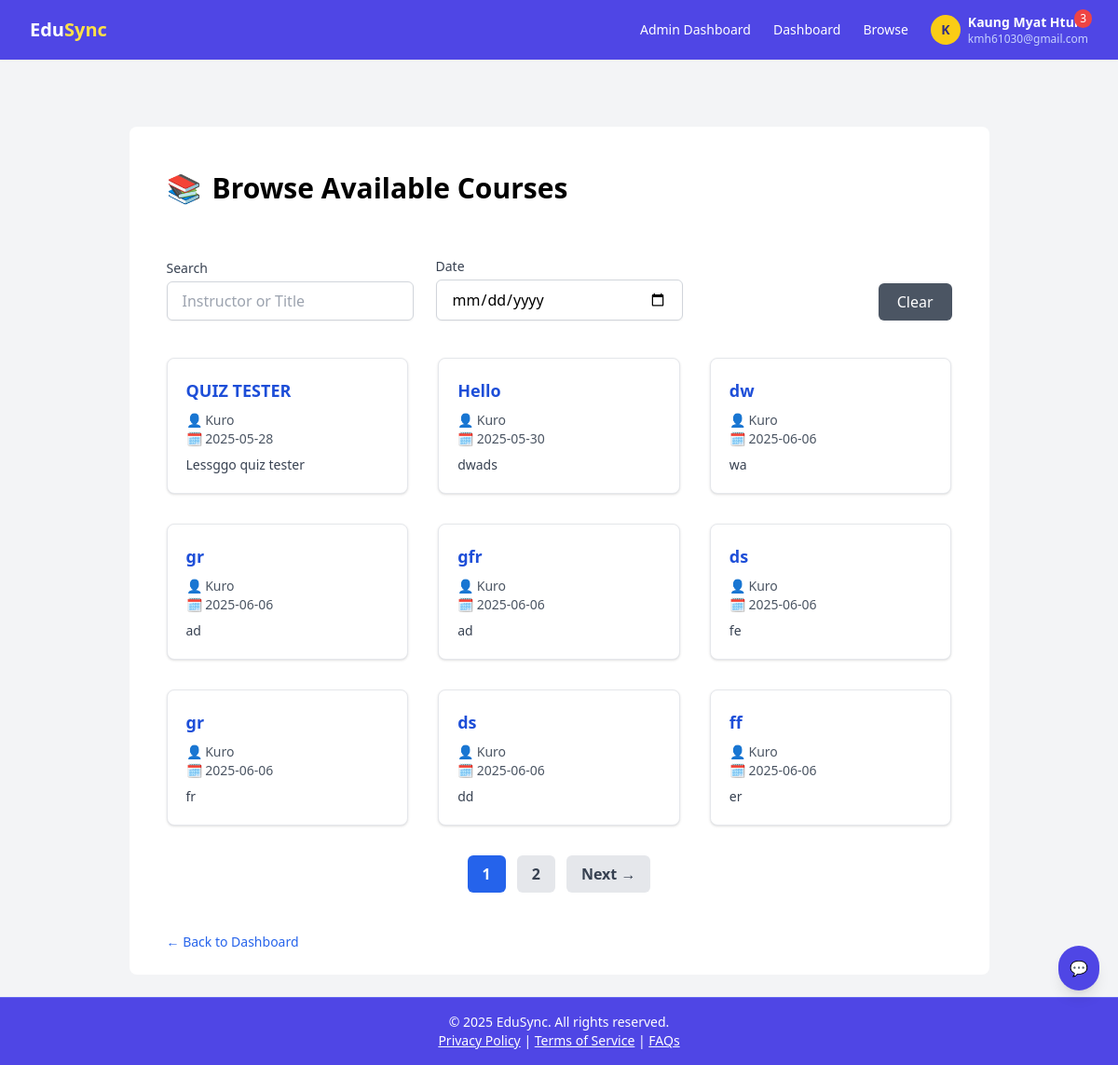
Page /courses/browse/ (signed in) on the earlier database version.
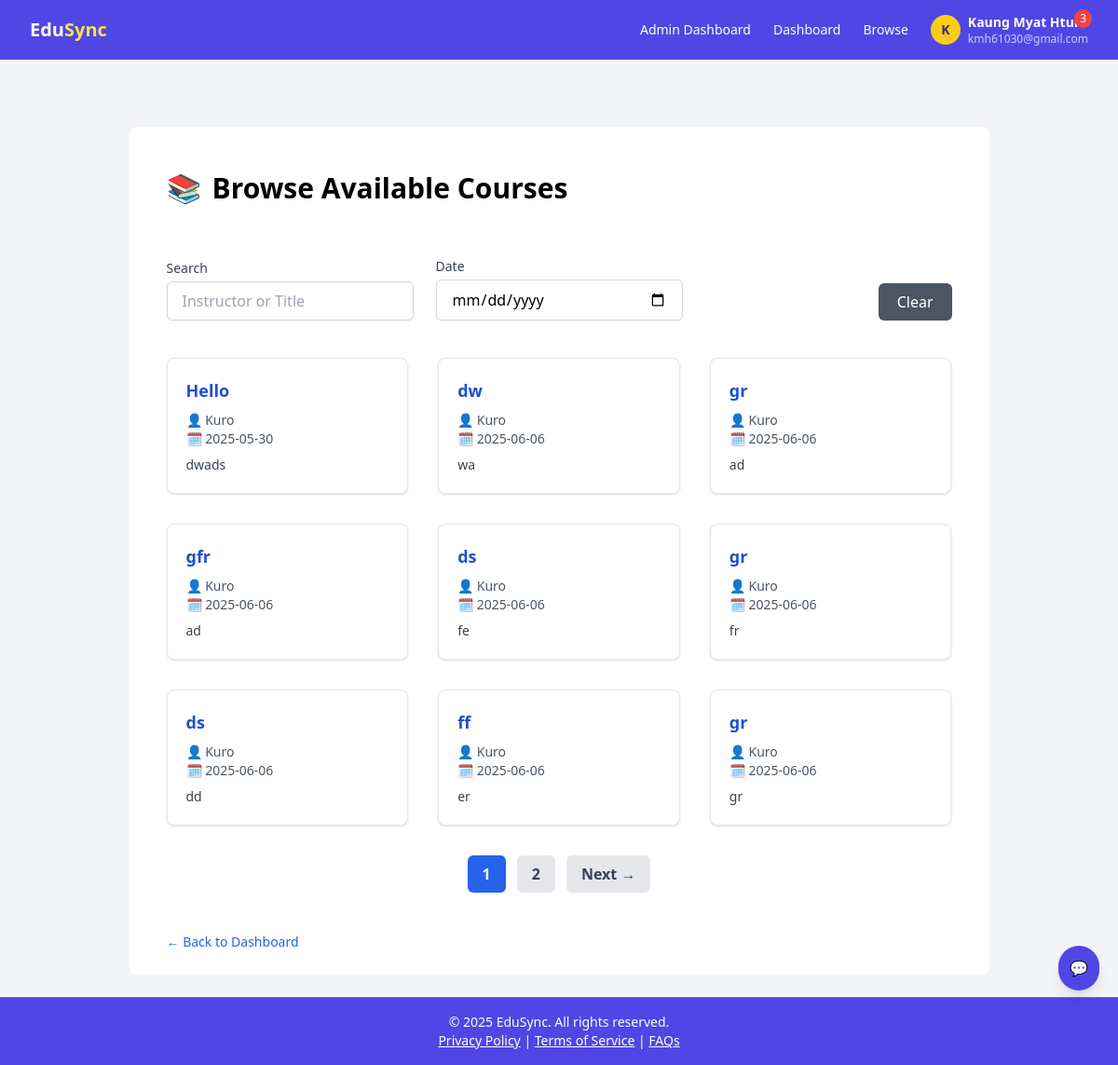
Same page on the later database version.
### courses/models.py (models this page shows, shortened)
class Course(models.Model):
    title = models.CharField(max_length=200)
    description = MarkdownxField()
    instructor = models.ForeignKey(settings.AUTH_USER_MODEL, on_delete=models.PROTECT, related_name='created_courses')
    created_at = models.DateTimeField(auto_now_add=True)
    enrolled_users = models.ManyToManyField(
        settings.AUTH_USER_MODEL,
        related_name='enrolled_courses',
        blank=True
    )
    is_approved = models.BooleanField(default=True)

### accounts/models.py (models this page shows, shortened)
class CustomUser(AbstractBaseUser, PermissionsMixin):
    email = models.EmailField(unique=True)
    full_name = models.CharField(max_length=255)
    profile_picture = models.ImageField(upload_to='profile_pictures/', blank=True, null=True)
    is_staff = models.BooleanField(default=False)
    is_active = models.BooleanField(default=True)
    date_joined = models.DateTimeField(default=timezone.now)
    timeout_until = models.DateTimeField(null=True, blank=True)
    is_email_verified = models.BooleanField(default=False)
    verification_sent_at = models.DateTimeField(null=True, blank=True)
    objects = CustomUserManager()
    USERNAME_FIELD = 'email'
    REQUIRED_FIELDS = ['full_name']

### courses/views.py (the view)
# urls.py: path('browse/', views.browse_courses, name='browse_courses'),
@login_required
def browse_courses(request):
    query = request.GET.get('q', '')
    date = request.GET.get('date', '')
    page_number = request.GET.get('page', 1)
    courses = Course.objects.exclude(instructor=request.user).filter(is_approved=True)
    if query:
        courses = courses.filter(
            Q(title__icontains=query) |
            Q(instructor__full_name__icontains=query)
        )
    if date:
        try:
            date_obj = datetime.strptime(date, '%Y-%m-%d').date()
            courses = courses.filter(created_at__date=date_obj)
        except ValueError:
            pass
    paginator = Paginator(courses, 9)
    page_obj = paginator.get_page(page_number)
    if request.headers.get('x-requested-with') == 'XMLHttpRequest':
        html = render_to_string('courses/course/partials/course_list_partial.html', {
            'courses': page_obj.object_list,
            'page_obj': page_obj,
        })
        return JsonResponse({'html': html})
    return render(request, 'courses/course/browse_courses.html', {
        'courses': page_obj.object_list,
        'page_obj': page_obj,
        'query': query,
        'date': date,
    })

### notifications/context_processors.py (called while the page is built)
def unread_notifications_count(request):
    if request.user.is_authenticated:
        count = Notification.objects.filter(recipient=request.user, is_read=False).count()
    else:
        count = 0
    return {'unread_notifications_count': count}

### templates/courses/course/browse_courses.html (shortened to what this page needs)
{% extends 'base.html' %}
{% block content %}
<div class="max-w-5xl bg-white rounded-lg mx-auto px-6 py-6 sm:px-8 lg:px-10 mt-12">
  <h2 class="text-3xl font-bold mb-8 py-6 flex items-center gap-3">
    📚 <span>Browse Available Courses</span>
  </h2>
  <form id="search-form" class="grid grid-cols-1 sm:grid-cols-3 gap-6 mb-10 items-end">
    <div>
      <label for="search-input" class="block text-sm font-medium text-gray-700 mb-1">Search</label>
      <input type="text" name="q" id="search-input" value="{{ query }}"
             placeholder="Instructor or Title"
             class="w-full border border-gray-300 rounded-md px-4 py-2 shadow-sm
                    focus:outline-none focus:ring-2 focus:ring-blue-500 focus:border-blue-500 transition" />
    </div>
    <div>
      <label for="date-input" class="block text-sm font-medium text-gray-700 mb-1">Date</label>
      <input type="date" name="date" id="date-input" value="{{ date }}"
             class="w-full border border-gray-300 rounded-md px-4 py-2 shadow-sm
                    focus:outline-none focus:ring-2 focus:ring-blue-500 focus:border-blue-500 transition" />
    </div>
    <div class="flex sm:justify-end">
      <button type="button" id="clear-btn"
              class="mt-1 sm:mt-0 inline-flex items-center bg-gray-600 hover:bg-gray-700 text-white px-5 py-2 rounded-md
                     shadow-sm font-medium transition focus:outline-none focus:ring-2 focus:ring-gray-500">
        Clear
      </button>
    </div>
  </form>
  <ul id="course-list" class="grid grid-cols-1 sm:grid-cols-2 lg:grid-cols-3 gap-8">
    {% include 'courses/course/partials/course_list_partial.html' %}
  </ul>
  {% if page_obj.has_other_pages %}
    <nav class="mt-8 flex justify-center flex-wrap gap-3" aria-label="Pagination">
      {% for num in page_obj.paginator.page_range %}
        {% if num >= page_obj.number|add:'-2' and num <= page_obj.number|add:'2' %}
          {% if num == page_obj.number %}
            <span aria-current="page"
                  class="px-4 py-2 rounded-md bg-blue-600 text-white font-semibold">
              {{ num }}
            </span>
          {% else %}
            <a href="?page={{ num }}"
               class="px-4 py-2 rounded-md bg-gray-200 hover:bg-gray-300 text-gray-700 font-semibold transition">
              {{ num }}
            </a>
          {% endif %}
        {% endif %}
      {% endfor %}
      {% if page_obj.has_next %}
        <a href="?page={{ page_obj.next_page_number }}"
           class="px-4 py-2 rounded-md bg-gray-200 hover:bg-gray-300 text-gray-700 font-semibold transition">
          Next →
        </a>
      {% endif %}
    </nav>
  {% endif %}
  <div class="mt-10">
    <a href="{% url 'dashboard' %}" class="text-blue-600 hover:underline text-sm font-medium">← Back to Dashboard</a>
  </div>
</div>
{% endblock %}

### templates/courses/course/partials/course_list_partial.html
{% for course in courses %}
  <li>
    <a href="{% url 'course_detail' course.id %}" class="block border border-gray-200 p-5 rounded-lg shadow hover:shadow-md transition bg-white h-full hover:bg-gray-50">
      <div class="text-lg font-semibold text-blue-700 mb-2">
        {{ course.title }}
      </div>
      <p class="text-sm text-gray-600 mb-2">
        👤 {{ course.instructor.full_name }}<br>
        🗓️ {{ course.created_at|date:"Y-m-d" }}
      </p>
      <p class="text-gray-700 text-sm">
        {{ course.description|truncatewords_html:20|safe }}
      </p>
    </a>
  </li>
{% empty %}
  <li class="col-span-full text-gray-500 italic">No courses found matching your filters.</li>
{% endfor %}

Differences in the rows shown:
no longer on this page (row edited): Course: title "QUIZ TESTER", instructor.full_name "Kuro", created_at "2025-05-28", description "Lessggo quiz tester"
now on this page (row unchanged): Course: title "gr", instructor.full_name "Kuro", created_at "2025-06-06", description "gr"
